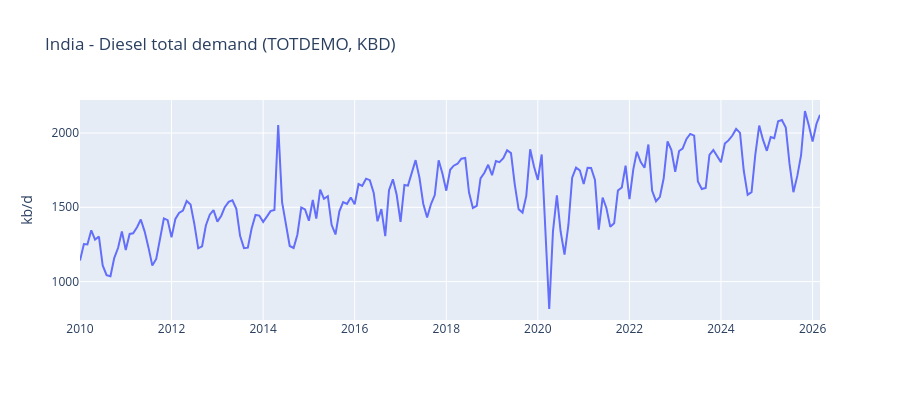

The notebook cell saved with this chart:
### Markdown cell above
## 4. Country-level examples

Four illustrative slices of the data. Edit the country / product codes in any cell to
ask your own question.

### Code cell
"""Example 1 - India diesel total demand 2010 onward."""

ts = query_jodi(df_sec, ref_area="IN", product="GASDIES", flow="TOTDEMO",
                date_min="2010-01-01")

fig = px.line(
    ts, x="date", y="obs_value",
    title="India - Diesel total demand (TOTDEMO, KBD)",
    labels={"obs_value": "kb/d", "date": ""},
)
fig.update_layout(height=400, hovermode="x unified")
fig.show()

### Figure 1 — Plotly figure (JSON) as saved in the notebook; plotly's stock layout.template omitted (floating-point values rounded to 4 significant figures; data arrays with more than 128 entries replaced by an {"elided": "..."} marker saying what was removed)
{"data": [{"hovertemplate": "=%{x}<br>kb/d=%{y}<extra></extra>", "legendgroup": "", "line": {"color": "#636efa", "dash": "solid"}, "marker": {"symbol": "circle"}, "mode": "lines", "name": "", "orientation": "v", "showlegend": false, "type": "scatter", "x": {"elided": "195 str values"}, "xaxis": "x", "y": {"elided": "195 float values"}, "yaxis": "y"}], "layout": {"height": 400, "hovermode": "x unified", "legend": {"tracegroupgap": 0}, "title": {"text": "India - Diesel total demand (TOTDEMO, KBD)"}, "xaxis": {"anchor": "y", "domain": [0, 1], "title": {"text": ""}}, "yaxis": {"anchor": "x", "domain": [0, 1], "title": {"text": "kb/d"}}}}
